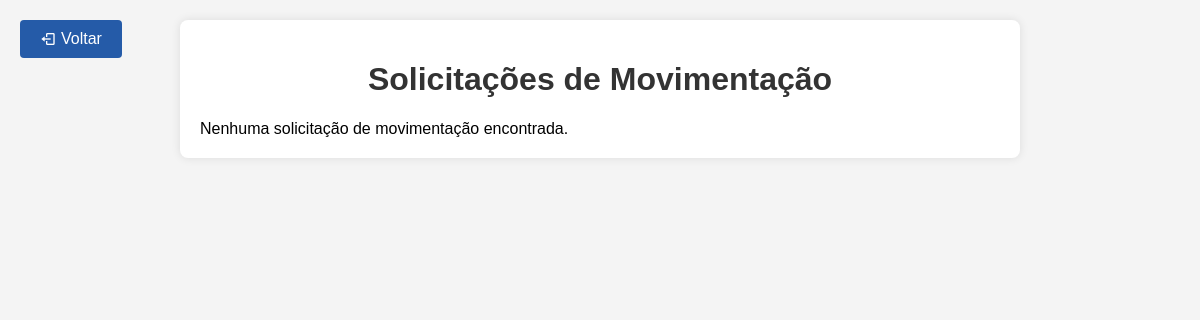
Before: /SENAI_LOGISTICA/home/movimentacao/solicitacoesMovimentacao.php with the older database file.
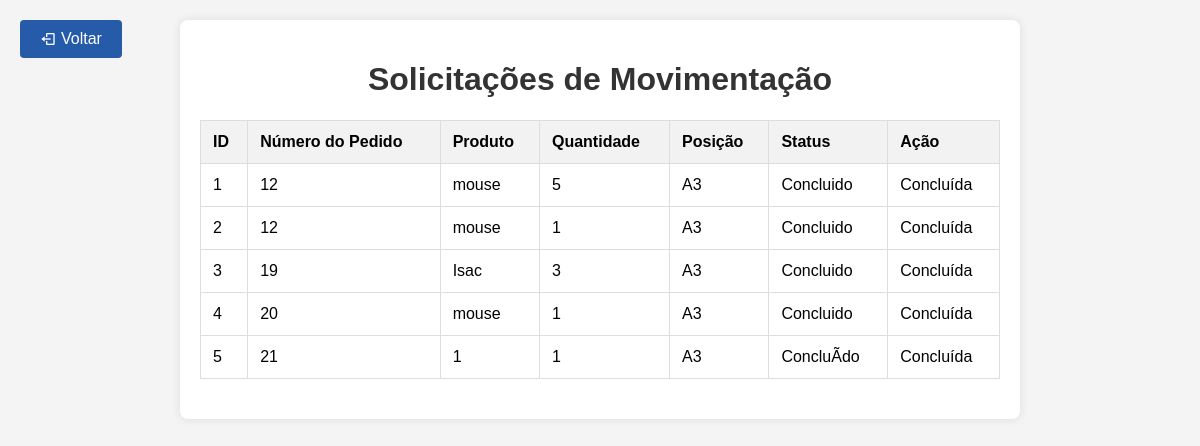
After: the same page with the newer database file.
### tables this page shows
CREATE TABLE `movimentacao` (
  `id` int(11) NOT NULL,
  `npedido` varchar(255) NOT NULL,
  `produto` varchar(255) NOT NULL,
  `qtd` int(11) NOT NULL,
  `posicao` varchar(255) NOT NULL,
  `status` varchar(20) DEFAULT 'Pendente'
);

### SENAI_LOGISTICA/home/movimentacao/solicitacoesMovimentacao.php (the view, shortened to what this page needs)
<!DOCTYPE html>
<html lang="en">
<head>
    <link href='https://unpkg.com/boxicons@2.1.4/css/boxicons.min.css' rel='stylesheet'>
</head>
<body>
<a class="back-button" onclick="window.history.back();"><i class='bx bx-log-out'></i> Voltar</a>
<div class="container">
    <h1>Solicitações de Movimentação</h1>
    <?php
    $servername = "localhost";
    $username = "root";
    $password = "root";
    $dbname = "senai";
    $conn = new mysqli($servername, $username, $password, $dbname);
    $sql = "SELECT id, npedido, produto, qtd, posicao, status FROM movimentacao";
    $result = $conn->query($sql);
    if ($result->num_rows > 0) {
        echo "<table>";
        echo "<tr><th>ID</th><th>Número do Pedido</th><th>Produto</th><th>Quantidade</th><th>Posição</th><th>Status</th><th>Ação</th></tr>";
        while($row = $result->fetch_assoc()) {
            echo "<tr>";
            echo "<td>" . htmlspecialchars($row["id"]) . "</td>";
            echo "<td>" . htmlspecialchars($row["npedido"]) . "</td>";
            echo "<td>" . htmlspecialchars($row["produto"]) . "</td>";
            echo "<td>" . htmlspecialchars($row["qtd"]) . "</td>";
            echo "<td>" . htmlspecialchars($row["posicao"]) . "</td>";
            echo "<td>" . htmlspecialchars($row["status"]) . "</td>";
            if ($row["status"] == "Pendente") {
                echo "<td>";
                echo "<form method='POST' style='display:inline;'>";
                echo "<input type='hidden' name='movimentacao_id' value='" . htmlspecialchars($row["id"]) . "'>";
                echo "<input type='submit' value='Marcar como Concluída'>";
                echo "</form>";
                echo "</td>";
            } else {
                echo "<td>Concluída</td>";
            }
            echo "</tr>";
        }
        echo "</table>";
    } else {
        echo "Nenhuma solicitação de movimentação encontrada.";
    }
    ?>
</div>
</body>
</html>

### SENAI_LOGISTICA/home/movimentacao/solicitacoesMovimentacao.php (style rules this page uses)
body { font-family: Arial, sans-serif; background-color: #f4f4f4; margin: 0; padding: 20px; }
h1 { color: #333; text-align: center; }
.back-button { position: absolute; top: 20px; left: 20px; background-color: rgb(37, 91, 168); color: white; padding: 10px 20px; text-decoration: none; border-radius: 4px; display: flex; align-items: center; cursor: pointer; }
.back-button i { margin-right: 5px; }
.container { max-width: 800px; margin: 0 auto; padding: 20px; background: #fff; box-shadow: 0 0 10px rgba(0, 0, 0, 0.1); border-radius: 8px; }
table { width: 100%; border-collapse: collapse; margin-bottom: 20px; }
table, th, td { border: 1px solid #ddd; }
th, td { padding: 12px; text-align: left; }
th { background-color: #f2f2f2; }

Changed rows visible on the page:
added movimentacao: id "1", npedido "12", produto "mouse", qtd "5", posicao "A3", status "Concluido", shows "Concluída"
added movimentacao: id "2", npedido "12", produto "mouse", qtd "1", posicao "A3", status "Concluido", shows "Concluída"
added movimentacao: id "3", npedido "19", produto "Isac", qtd "3", posicao "A3", status "Concluido", shows "Concluída"
added movimentacao: id "4", npedido "20", produto "mouse", qtd "1", posicao "A3", status "Concluido", shows "Concluída"
added movimentacao: id "5", npedido "21", produto "1", qtd "1", posicao "A3", status "ConcluÃ­do", shows "Concluída"
Other visible differences:
text no longer shown: "Nenhuma solicitação de movimentação encontrada."
text now shown: "ID Número do Pedido Produto Quantidade Posição Status Ação"
